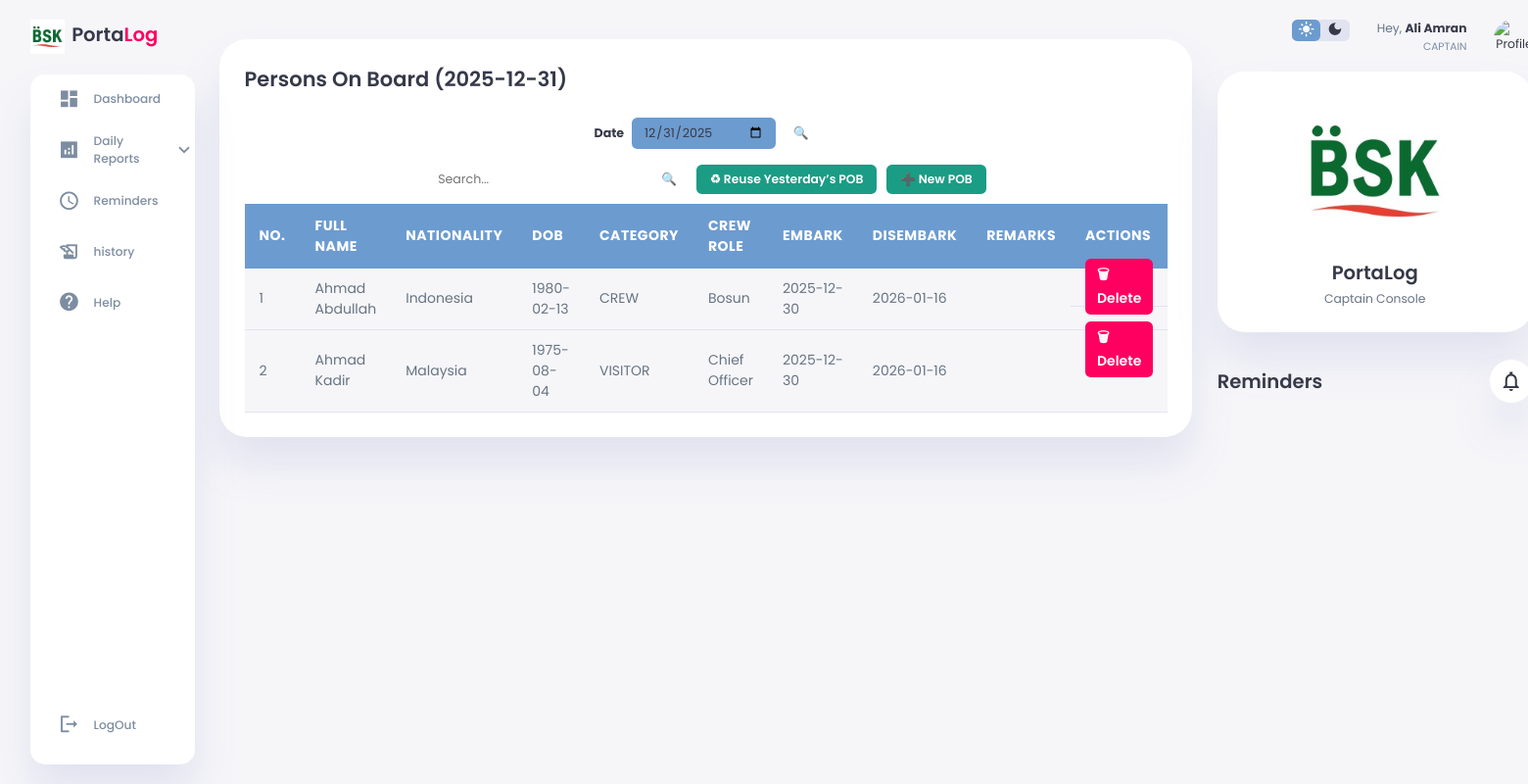
/pob-report.php (signed in), run on the app's committed database.
### tables this page shows
CREATE TABLE `pob_stints` (
  `stint_id` bigint(20) NOT NULL AUTO_INCREMENT,
  `vessel_id` bigint(20) NOT NULL,
  `person_id` bigint(20) NOT NULL,
  `category` enum('CREW','PASSENGER','VISITOR','CONTRACTOR') NOT NULL,
  `crew_role` varchar(80) DEFAULT NULL,
  `embark_date` date NOT NULL,
  `disembark_date` date DEFAULT NULL,
  `remarks` text DEFAULT NULL,
  PRIMARY KEY (`stint_id`),
  UNIQUE KEY `uq_stint` (`vessel_id`,`person_id`,`embark_date`),
  KEY `ix_asof1` (`vessel_id`,`embark_date`),
  KEY `ix_asof2` (`disembark_date`),
  KEY `ix_person` (`person_id`)
);

CREATE TABLE `crewlist` (
  `id` bigint(20) NOT NULL AUTO_INCREMENT,
  `full_name` varchar(120) NOT NULL,
  `email` varchar(120) DEFAULT NULL,
  `nationality` varchar(60) DEFAULT NULL,
  `category` enum('CREW','PASSENGER','VISITOR','CONTRACTOR','ADMIN','OFFICE') NOT NULL,
  `crew_role` varchar(80) DEFAULT NULL,
  `dob` date DEFAULT NULL,
  PRIMARY KEY (`id`),
  UNIQUE KEY `unique_crew` (`full_name`,`email`)
);

### pob-report.php (the view, shortened to what this page needs)
<?php
require_once "auto_cleanup_reminder.php";
$log_date = $_GET['date'] ?? date("Y-m-d");
$username = $_SESSION['full_name'];
$role = $_SESSION['role'];
$vessel_id = $_SESSION['vessel_id'] ?? null;
$today = date("Y-m-d");
$date = $_GET['date'] ?? $today;
$sql = "
SELECT
    s.stint_id,
    s.vessel_id,
    s.category,
    s.crew_role,
    s.embark_date,
    s.disembark_date,
    s.remarks,
    c.id           AS person_id,
    c.full_name,
    c.nationality,
    c.dob
FROM pob_stints s
JOIN crewlist c ON c.id = s.person_id
WHERE s.vessel_id = ?
  AND s.embark_date <= ?
  AND (s.disembark_date IS NULL OR s.disembark_date >= ?)
";
$params = [$vessel_id, $date, $date];
$sql .= " ORDER BY s.category, c.full_name";
$stmt = $pdo->prepare($sql);
$stmt->execute($params);
$rows = $stmt->fetchAll(PDO::FETCH_ASSOC);
$q = $pdo->prepare("SELECT status FROM dailystatus WHERE vessel_id=? AND log_date=? LIMIT 1");
$q->execute([$vessel_id, $log_date]);
$status = $q->fetchColumn();
?>
<!DOCTYPE html>
<html lang="en">
<head>
    <link rel="stylesheet" href="style.css" />
    <link rel="stylesheet" href="locked.css" />
</head>
<body>
    <div class="container">
        <aside>
            <div class="toggle">
                <div class="logo">
                    <img src="image/BSK_LOGO.jpg" alt="Logo">
                    <h2>Porta<span class="danger">Log</span></h2>
                </div>
            </div>
            <div class="sidebar">
                <a href="dashboard.php"><span class="material-icons-sharp">dashboard</span>
                    <h3>Dashboard</h3>
                </a>
                <div class="dropdown">
                    <a href="#" class="dropdown-toggle">
                        <span class="material-icons-sharp">analytics</span>
                        <h3>Daily Reports</h3>
                        <span class="material-icons-sharp arrow">expand_more</span>
                    </a>
                </div>
                <a href="captain-reminders.php"><span class="material-icons-sharp">schedule</span>
                    <h3>Reminders</h3>
                </a>
                <a href="history.php"><span class="material-icons-sharp">history_edu</span>
                    <h3>history</h3>
                </a>
                <a href="help.php"><span class="material-icons-sharp">help</span>
                    <h3>Help</h3>
                </a>
                <a href="login.php" class="logout"><span class="material-icons-sharp">logout</span>
                    <h3>LogOut</h3>
                </a>
            </div>
        </aside>
        <main>
            <div class="availability-table">
                <h2>Persons On Board (<?php echo htmlspecialchars($date); ?>)</h2>
                <form method="GET" class="controls">
                    <div class="date-input">
                        <label for="datePick"><strong>Date</strong></label>
                        <input type="date" id="datePick" name="date"
                            value="<?php echo $_GET['date'] ?? date('Y-m-d'); ?>">
                        <button type="submit" class="btn btn-primary">🔍</button>
                    </div>
                    <div class="search-row">
                        <input type="search" id="searchBox" name="search" placeholder="Search...">
                        <button type="submit" class="btn btn-primary">🔍</button>
                        <a id="reuseBtn" href="#" class="btn-new">♻ Reuse Yesterday’s POB</a>
                        <a class="btn btn-new" href="new-pob.php">➕ New POB</a>
                    </div>
                </form>
                <?php if ($status === "LOCKED"): ?>
                    <div class="locked-notice">
                        <h2>🔒 THE DAY HAS BEEN LOCKED BY MASTER</h2>
                        <p>For unlock it please submit request to the Captain.</p>
                        <a href="javascript:history.back()" class="btn-back">⬅ Go Back</a>
                    </div>
                <?php else: ?>
                    <table id="pobTable">
                        <thead>
                            <tr>
                                <th>No.</th>
                                <th>Full Name</th>
                                <th>Nationality</th>
                                <th>DOB</th>
                                <th>Category</th>
                                <th>Crew Role</th>
                                <th>Embark</th>
                                <th>Disembark</th>
                                <th>Remarks</th>
                                <th>Actions</th>
                            </tr>
                        </thead>
                        <tbody id="pobTable">
                            <?php if ($rows):
                                $i = 1;
                                foreach ($rows as $r): ?>
                                    <tr>
                                        <td><?php echo $i++; ?></td>
                                        <td><?php echo htmlspecialchars($r['full_name']); ?></td>
                                        <td><?php echo htmlspecialchars($r['nationality']); ?></td>
                                        <td><?php echo $r['dob']; ?></td>
                                        <td><?php echo $r['category']; ?></td>
                                        <td><?php echo htmlspecialchars($r['crew_role']); ?></td>
                                        <td><?php echo $r['embark_date']; ?></td>
                                        <td><?php echo $r['disembark_date']; ?></td>
                                        <td><?php echo htmlspecialchars($r['remarks']); ?></td>
                                        <td>
                                            <a href="delete-stint.php?stint_id=<?php echo $r['stint_id']; ?>&date=<?php echo $date; ?>"
                                                class="btn-danger"
                                                onclick="return confirm('Are you sure you want to delete <?php echo htmlspecialchars($r['full_name']); ?>?');">
                                                🗑 Delete
                                            </a>
                                        </td>
                                    </tr>
                                <?php endforeach;
                            endif; ?>
                        </tbody>
                    </table>
                <?php endif; ?>
            </div>
        </main>
        <div class="right-section">
            <div class="nav">
                <div class="dark-mode">
                    <span class="material-icons-sharp active">light_mode</span>
                    <span class="material-icons-sharp">dark_mode</span>
                </div>
                <div class="profile">
                    <div class="info">
                        <p>Hey, <b><?php echo htmlspecialchars($username); ?></b></p>
                        <small class="text-muted"><?php echo htmlspecialchars($role); ?></small>
                    </div>
                    <div class="profile-photo"><img src="image/blankProf.png" alt="Profile Photo"></div>
                </div>
            </div>
            <div class="user-profile">
                <div class="logo">
                    <img src="image/BSK_LOGO.jpg" alt="Logo">
                    <h2>PortaLog</h2>
                    <p>Captain Console</p>
                </div>
            </div>
            <div class="reminders" id="reminders-section">
                <div class="header">
                    <h2>Reminders</h2>
                    <span class="material-icons-sharp">notifications_none</span>
                </div>
            </div>
        </div>
    </div>
</body>
</html>

### pob-report.php (style rules this page uses)
.dropdown .arrow { margin-left: auto; transition: transform 0.3s ease; }
.controls { display: flex; align-items: center; justify-content: space-between; flex-wrap: wrap; gap: 16px; padding: 10px 14px; background: var(--card); border: 1px solid var(--line); border-radius: var(--border-radius-2); }
.date-input { display: flex; align-items: center; gap: 8px; }
.date-input label { font-weight: 600; color: var(--ink); font-size: 0.9rem; }
.date-input input { padding: 6px 12px; border: 1px solid var(--line); border-radius: var(--border-radius-1); font-size: 0.9rem; background: var(--color-primary); color: var(--ink); transition: border-color 0.2s, box-shadow 0.2s; }
.search-row { display: flex; align-items: center; gap: 10px; flex: 1; justify-content: flex-end; }
.search-row input { padding: 6px 12px; border: 1px solid var(--line); border-radius: var(--border-radius-1); font-size: 0.9rem; width: 220px; transition: border-color 0.2s, box-shadow 0.2s; }
.btn-primary { background-color: var(--accent); color: #fff; padding: 6px 12px; border-radius: var(--border-radius-1); font-weight: 600; text-decoration: none; transition: background 0.2s; }
.btn-new { background-color: var(--color-success); color: #fff; padding: 6px 14px; border-radius: var(--border-radius-1); font-weight: 600; text-decoration: none; transition: background 0.2s; }
.btn-danger { background-color: var(--color-danger, #e53935); color: #fff; padding: 6px 12px; border-radius: var(--border-radius-1); font-weight: 600; text-decoration: none; transition: background 0.2s, transform 0.2s; display: inline-flex; align-items: center; gap: 4px; }

### data on the page
pob_stints: crewlist.full_name "Ahmad Abdullah", crewlist.nationality "Indonesia", crewlist.dob "1980-02-13", category "CREW", crew_role "Bosun", embark_date "2025-12-30", disembark_date "2026-01-16"
pob_stints: crewlist.full_name "Ahmad Kadir", crewlist.nationality "Malaysia", crewlist.dob "1975-08-04", category "VISITOR", crew_role "Chief Officer", embark_date "2025-12-30", disembark_date "2026-01-16"

### other printed values
$date "2025-12-31"
$username "Ali Amran"
$role "CAPTAIN"
